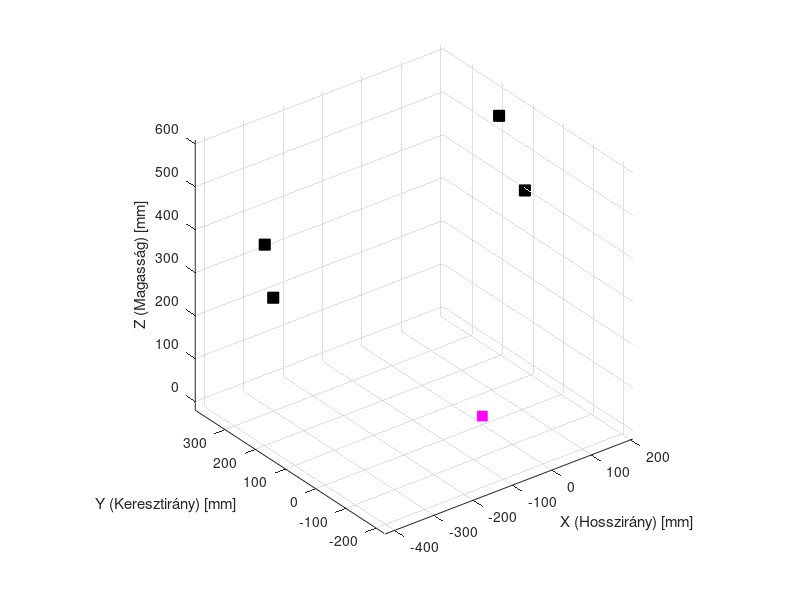

The MATLAB script that drew this image: (Note: this script raises an error after producing the figure.)

function base_program_doubleAArm_front_left_configurable_v3()
    clc; clear; close all;

    % =========================================================================
    % 0. SZIMULÁCIÓS MÓD KIVÁLASZTÁSA
    % =========================================================================
    % 'travel'   -> Rugóút sweep (-30mm-től +30mm-ig), kormányközép rögzítve
    % 'steering' -> Kormányzás sweep (fogasléc Y mozgás), kerékmagasság rögzítve
    % =========================================================================
    sim_mode = 'travel'; 

    % =========================================================================
    % 1. PONTOK DEFINIÁLÁSA (Eredeti koordináták)
    % =========================================================================
    wheel_radius = 360; % Első kerék sugár (mm)
    
    points = struct('name', {}, 'pos', {}, 'fixed', {});

    % Fix vázoldali pontok (Chassis)
    points(1).name  = 'Front left upper arm fore';    points(1).pos = [142.910, 130.958, 588.738];  points(1).fixed = true;
    points(2).name  = 'Front left upper arm aft';     points(2).pos = [-423.620, 168.674, 470.738];  points(2).fixed = true;
    
    % Mozgó csonkállvány oldali pontok (Upright) - Felső Gömbfej
    points(3).name  = 'Front left upper arm upright'; points(3).pos = [-51.340, 691.900, 521.820];  points(3).fixed = false;
    
    % Fix vázoldali pontok (Chassis)
    points(4).name  = 'Front left lower arm fore';    points(4).pos = [205.470, 126.962, 394.866];  points(4).fixed = true;
    points(5).name  = 'Front left lower arm aft';     points(5).pos = [-407.280, 161.941, 344.481];  points(5).fixed = true;
    
    % Mozgó csonkállvány oldali pontok (Upright) - Alsó Gömbfej
    points(6).name  = 'Front left lower arm upright'; points(6).pos = [-20.720, 746.210, 303.980];  points(6).fixed = false;
    
    % Kormányösszekötő pontok (Tie rod)
    points(7).name  = 'Front left tie rod chassis';   points(7).pos = [170.140, 130.958, 540.912];  points(7).fixed = true;
    points(8).name  = 'Front left tie rod upright';   points(8).pos = [25.017, 696.430, 481.810];  points(8).fixed = false;
    
    % Kerékközép (Wheel Center)
    points(9).name  = 'Front left wheel center';      points(9).pos = [0.000,    1660/2, 360.000];  points(9).fixed = false;

    points_orig = points;
    free_indices = [3, 6, 8, 9]; % Szabadon mozgó pontok indexei
    Z_ground_static = points_orig(9).pos(3) - wheel_radius; 

    % =========================================================================
    % 2. KÉNYSZEREK DEFINIÁLÁSA
    % =========================================================================
    constraints = {};
    
    % Lengőkarok fizikai hossza
    constraints{end+1} = @(p) norm(p(3).pos - p(1).pos) - norm(points_orig(3).pos - points_orig(1).pos); 
    constraints{end+1} = @(p) norm(p(3).pos - p(2).pos) - norm(points_orig(3).pos - points_orig(2).pos); 
    constraints{end+1} = @(p) norm(p(6).pos - p(4).pos) - norm(points_orig(6).pos - points_orig(4).pos); 
    constraints{end+1} = @(p) norm(p(5).pos - p(4).pos) * 0; 
    constraints{end+1} = @(p) norm(p(6).pos - p(5).pos) - norm(points_orig(6).pos - points_orig(5).pos); 
    constraints{end+1} = @(p) norm(p(8).pos - p(7).pos) - norm(points_orig(8).pos - points_orig(7).pos); 

    % Csonkállvány belső merev kényszerei
    upright_pts = [3, 6, 8, 9];
    pairs = nchoosek(upright_pts, 2);
    for k = 1:size(pairs, 1)
        idx1 = pairs(k,1); idx2 = pairs(k,2);
        constraints{end+1} = @(p) norm(p(idx2).pos - p(idx1).pos) - norm(points_orig(idx2).pos - points_orig(idx1).pos);
    end

    % =========================================================================
    % 3. ÜZEMMÓD SPECIFIKUS BEÁLLÍTÁSOK
    % =========================================================================
    if strcmp(sim_mode, 'travel')
        sweep_range = -30 : 2 : 30;
        xlbl =  'Rugóút [mm]';
        title_suffix = ' (Rugóút sweep)';
    elseif strcmp(sim_mode, 'steering')
        sweep_range = -25 : 1 : 25; 
        xlbl = 'Fogasléc elmozdulás [mm]';
        title_suffix = ' (Kormányzás sweep)';
    else
        error('Hibás sim_mode!');
    end
    
    num_steps = length(sweep_range);
    zero_step = find(sweep_range == 0, 1);

    % =========================================================================
    % 4. ANIMÁCIÓS ABLAK ELŐKÉSZÍTÉSE
    % =========================================================================
    fig3d = figure('Name', ['3D Animáció' title_suffix], 'WindowState', 'maximized');
    ax3d = axes('Parent', fig3d); hold(ax3d, 'on'); grid(ax3d, 'on'); view(ax3d, 3); axis(ax3d, 'equal');
    xlabel(ax3d, 'X (Hosszirány) [mm]'); ylabel(ax3d, 'Y (Keresztirány) [mm]'); zlabel(ax3d, 'Z (Magasság) [mm]');

    % Statikus vázpontok kirajzolása
    chassis_idx = [1, 2, 4, 5];
    for cp = chassis_idx
        plot3(ax3d, points_orig(cp).pos(1), points_orig(cp).pos(2), points_orig(cp).pos(3), 'ks', 'MarkerFaceColor', 'k', 'MarkerSize', 8);
    end

    h_upper   = plot3(ax3d, [0 0 0], [0 0 0], [0 0 0], 'b-', 'LineWidth', 2.5);
    h_lower   = plot3(ax3d, [0 0 0], [0 0 0], [0 0 0], 'r-', 'LineWidth', 2.5);
    h_tierod  = plot3(ax3d, [0 0], [0 0], [0 0], 'm-', 'LineWidth', 2);
    h_rack_pt = plot3(ax3d, 0, 0, 0, 'ms', 'MarkerFaceColor', 'm', 'MarkerSize', 7);
    h_upright = plot3(ax3d, zeros(1,5), zeros(1,5), zeros(1,5), 'k-', 'LineWidth', 3);
    h_kp_line = plot3(ax3d, [0 0], [0 0], [0 0], 'c--', 'LineWidth', 1.5);
    h_wheel   = plot3(ax3d, zeros(1,21), zeros(1,21), zeros(1,21), 'g-', 'LineWidth', 3);

    % =========================================================================
    % 5. MEGOLDÓ CIKLUSOK (LSQNONLIN)
    % =========================================================================
    Results.Camber       = zeros(num_steps, 1);
    Results.Toe          = zeros(num_steps, 1);
    Results.RC_Z         = zeros(num_steps, 1);
    Results.HalfTrack    = zeros(num_steps, 1);
    Results.Caster       = zeros(num_steps, 1);
    Results.KPI          = zeros(num_steps, 1);
    Results.Scrub        = zeros(num_steps, 1);
    Results.Trail        = zeros(num_steps, 1);
    Results.LeverArm     = zeros(num_steps, 1); 
    Results.LeverArmAngle= zeros(num_steps, 1); % ÚJ: Szögtároló vektor

    computed_positions = cell(num_steps, 1);
    options = optimoptions('lsqnonlin', 'Display', 'off', 'MaxIterations', 1000, 'FunctionTolerance', 1e-12);

    current_x = [];
    for i = free_indices, current_x = [current_x, points_orig(i).pos]; end

    % Pozitív sweep
    for step = zero_step : num_steps
        pts_base = points_orig;
        if strcmp(sim_mode, 'travel')
            target_z = points_orig(9).pos(3) + sweep_range(step);
        else
            target_z = points_orig(9).pos(3); 
            pts_base(7).pos(2) = points_orig(7).pos(2) + sweep_range(step); 
        end
        [current_x, ~] = lsqnonlin(@(x) compute_residuals(x, pts_base, constraints, free_indices, target_z), current_x, [], [], options);
        pts_step = pts_base; idx = 1;
        for i = free_indices, pts_step(i).pos = current_x(idx:idx+2); idx = idx + 3; end
        computed_positions{step} = pts_step;
    end

    % Negatív sweep
    current_x = [];
    for i = free_indices, current_x = [current_x, points_orig(i).pos]; end
    for step = zero_step-1 : -1 : 1
        pts_base = points_orig;
        if strcmp(sim_mode, 'travel')
            target_z = points_orig(9).pos(3) + sweep_range(step);
        else
            target_z = points_orig(9).pos(3);
            pts_base(7).pos(2) = points_orig(7).pos(2) + sweep_range(step); 
        end
        [current_x, ~] = lsqnonlin(@(x) compute_residuals(x, pts_base, constraints, free_indices, target_z), current_x, [], [], options);
        pts_step = pts_base; idx = 1;
        for i = free_indices, pts_step(i).pos = current_x(idx:idx+2); idx = idx + 3; end
        computed_positions{step} = pts_step;
    end

    % =========================================================================
    % 6. POST-PROCESSING ÉS ÚJ SZÖGSZÁMÍTÁS
    % =========================================================================
    A_static = zeros(3, 4);
    for ii = 1:4, A_static(:, ii) = points_orig(upright_pts(ii)).pos'; end
    muA = mean(A_static, 2); initial_normal = [0; 1; 0]; 

    for step = 1:num_steps
        pts_curr = computed_positions{step};
        WC = pts_curr(9).pos';
        
        B_curr = zeros(3, 4);
        for ii = 1:4, B_curr(:, ii) = pts_curr(upright_pts(ii)).pos'; end
        muB = mean(B_curr, 2); H = (A_static - muA) * (B_curr - muB)';
        [U, ~, V] = svd(H); R = V * U';
        if det(R) < 0, R = V * diag([1, 1, -1]) * U'; end
        unit_normal = R * initial_normal;
        
        Results.Camber(step) = -rad2deg(atan2(unit_normal(3), unit_normal(2)));
        Results.Toe(step)    = -rad2deg(atan2(unit_normal(1), unit_normal(2)));
        Results.HalfTrack(step) = WC(2) - points_orig(9).pos(2);
        
        u_kp = (pts_curr(3).pos - pts_curr(6).pos)'; u_kp = u_kp / norm(u_kp);
        if u_kp(3) < 0, u_kp = -u_kp; end 
        Results.Caster(step) = rad2deg(atan2(-u_kp(1), u_kp(3)));
        Results.KPI(step)    = rad2deg(atan2(-u_kp(2), u_kp(3)));
        
        t_ground = (Z_ground_static - pts_curr(6).pos(3)) / u_kp(3);
        P_ground = pts_curr(6).pos' + t_ground * u_kp;
        Results.Scrub(step) = WC(2) - P_ground(2);
        Results.Trail(step) = P_ground(1) - WC(1);
        
        % -----------------------------------------------------------------
        %  ÚJ GEOMETRIAI SZÁMÍTÁSOK: LEVER ARM VEKTOR ÉS JÁRMŰ SÍKJA
        % -----------------------------------------------------------------
        A_kp = pts_curr(6).pos; % Alsó KPI gömbfej
        B_kp = pts_curr(3).pos; % Felső KPI gömbfej
        P_tr = pts_curr(8).pos; % Kormányösszekötő gömbfej a csonkállványon
        
        v_line = B_kp - A_kp;   % Kingpin egyenes irányvektora
        w_vec  = P_tr - A_kp;   % Vektor az alsó pontból a kormánykar végébe
        
        % Merőleges vetítéssel megkeressük a valódi 3D-s kormánykar vektort
        proj_vec = (dot(w_vec, v_line) / dot(v_line, v_line)) * v_line;
        lever_arm_vec = w_vec - proj_vec; 
        
        % 1. Fizikai hossz (norma)
        Results.LeverArm(step) = norm(lever_arm_vec);
        
        % 2. Bezárt szög a hosszanti síkkal (X-Z sík, aminek a normálisa az Y:[0,1,0])
        % Képlet: szög = asind( Vektor_Y / Vektor_Norma )
        Results.LeverArmAngle(step) = asind(lever_arm_vec(2) / norm(lever_arm_vec));
        % -----------------------------------------------------------------

        % Roll Center
        v_u = pts_curr(2).pos - pts_curr(1).pos; t_u = dot(pts_curr(3).pos - pts_curr(1).pos, v_u) / dot(v_u, v_u); Pivot_u = pts_curr(1).pos + t_u * v_u;
        v_l = pts_curr(5).pos - pts_curr(4).pos; t_l = dot(pts_curr(6).pos - pts_curr(4).pos, v_l) / dot(v_l, v_l); Pivot_l = pts_curr(4).pos + t_l * v_l;
        Pu1 = Pivot_u(2:3); Pu2 = pts_curr(3).pos(2:3); Pl1 = Pivot_l(2:3); Pl2 = pts_curr(6).pos(2:3);
        mu_slope = (Pu2(2) - Pu1(2)) / (Pu2(1) - Pu1(1)); ml_slope = (Pl2(2) - Pl1(2)) / (Pl2(1) - Pl1(1));
        Y_ic = (Pl1(2) - Pu1(2) + mu_slope*Pu1(1) - ml_slope*Pl1(1)) / (mu_slope - ml_slope);
        m_rc = (Pu1(2) + mu_slope * (Y_ic - Pu1(1)) - Z_ground_static) / (Y_ic - WC(2));
        Results.RC_Z(step) = Z_ground_static - m_rc * WC(2);

        % Animáció frissítése
        set(h_upper, 'XData', [pts_curr(1).pos(1), pts_curr(3).pos(1), pts_curr(2).pos(1)], 'YData', [pts_curr(1).pos(2), pts_curr(3).pos(2), pts_curr(2).pos(2)], 'ZData', [pts_curr(1).pos(3), pts_curr(3).pos(3), pts_curr(2).pos(3)]);
        set(h_lower, 'XData', [pts_curr(4).pos(1), pts_curr(6).pos(1), pts_curr(5).pos(1)], 'YData', [pts_curr(4).pos(2), pts_curr(6).pos(2), pts_curr(5).pos(2)], 'ZData', [pts_curr(4).pos(3), pts_curr(6).pos(3), pts_curr(5).pos(3)]);
        set(h_tierod, 'XData', [pts_curr(7).pos(1), pts_curr(8).pos(1)], 'YData', [pts_curr(7).pos(2), pts_curr(8).pos(2)], 'ZData', [pts_curr(7).pos(3), pts_curr(8).pos(3)]);
        set(h_rack_pt, 'XData', pts_curr(7).pos(1), 'YData', pts_curr(7).pos(2), 'ZData', pts_curr(7).pos(3));
        set(h_upright, 'XData', [pts_curr(3).pos(1), pts_curr(6).pos(1), pts_curr(8).pos(1), pts_curr(9).pos(1), pts_curr(3).pos(1)], 'YData', [pts_curr(3).pos(2), pts_curr(6).pos(2), pts_curr(8).pos(2), pts_curr(9).pos(2), pts_curr(3).pos(2)], 'ZData', [pts_curr(3).pos(3), pts_curr(6).pos(3), pts_curr(8).pos(3), pts_curr(9).pos(3), pts_curr(3).pos(3)]);
        set(h_kp_line, 'XData', [pts_curr(3).pos(1), P_ground(1)], 'YData', [pts_curr(3).pos(2), P_ground(2)], 'ZData', [pts_curr(3).pos(3), P_ground(3)]);
        ang = linspace(0, 2*pi, 21); wheel_circ = zeros(3, 21);
        for a = 1:21, wheel_circ(:, a) = WC + R * [cos(ang(a))*wheel_radius; 0; sin(ang(a))*wheel_radius]; end
        set(h_wheel, 'XData', wheel_circ(1,:), 'YData', wheel_circ(2,:), 'ZData', wheel_circ(3,:));
        drawnow; pause(0.002);
    end

    % =========================================================================
    % 7. DIAGRAMOK PLOTOLÁSA
    % =========================================================================
    figure('Name', ['Alap Kinematika' title_suffix], 'WindowState', 'maximized');
    subplot(2,2,1); plot(sweep_range, Results.Camber, 'b', 'LineWidth', 2); grid on; title('Kerékdőlés'); xlabel(xlbl); ylabel('Kerékdőlés (deg)');
    subplot(2,2,2); plot(sweep_range, Results.Toe, 'r', 'LineWidth', 2); grid on; title('Kerékszög'); xlabel(xlbl); ylabel('Kerékszög (deg)');
    % subplot(2,2,3); plot(sweep_range, Results.RC_Z, 'k', 'LineWidth', 2); grid on; title('Kinematic Roll Center Z'); xlabel(xlbl); ylabel('Height (mm)');
    % subplot(2,2,4); plot(sweep_range, Results.HalfTrack, 'm', 'LineWidth', 2); grid on; title('Half-Track Change'); xlabel(xlbl); ylabel('\Delta Y (mm)');
    
    figure('Name', ['Kormány Geometria' title_suffix], 'WindowState', 'maximized');
    subplot(2,2,1); plot(sweep_range, Results.Caster, 'g', 'LineWidth', 2); grid on; title('Csaphátradőlés'); xlabel(xlbl); ylabel('Csaphátradőlés (deg)');
    subplot(2,2,2); plot(sweep_range, Results.KPI, 'c', 'LineWidth', 2); grid on; title('Csapterpesztés'); xlabel(xlbl); ylabel('Csapterpesztés (deg)');
    subplot(2,2,3); plot(sweep_range, Results.Scrub, 'b', 'LineWidth', 2); grid on; title('Kormánylegördülési sugár'); xlabel(xlbl); ylabel('Kormánylegördülési sugár (mm)');
    subplot(2,2,4); plot(sweep_range, Results.Trail, 'r', 'LineWidth', 2); grid on; title('Mechanikai Utánfutás'); xlabel(xlbl); ylabel('Mechanikai Utánfutás (mm)');

    % --- FIGURE 4: KORMÁNYKAR GEOMETRIAI ADATAI (OSZTOTT) ---
    figure('Name', ['Kormánykar Komplett Analízis' title_suffix], 'WindowState', 'maximized');
    
    % 4/1: Kar hossza
    subplot(1,2,1);
    plot(sweep_range, Results.LeverArm, 'b-', 'LineWidth', 2.5); grid on;
    title('Kormánykar térbeli fizikai hossza'); xlabel(xlbl); ylabel('Karhossz [mm]');
    mean_lever = mean(Results.LeverArm);
    if max(Results.LeverArm) - min(Results.LeverArm) < 1e-3
        ylim([mean_lever - 15, mean_lever + 15]);
    end
    text(mean(sweep_range), mean_lever + 4, sprintf('Statikus hossz: %.2f mm', mean_lever), 'FontWeight', 'bold', 'Color', 'b', 'HorizontalAlignment', 'center');

    % 4/2: Kar szöge a hosszanti síkkal
    subplot(1,2,2);
    plot(sweep_range, Results.LeverArmAngle, 'r-', 'LineWidth', 2.5); grid on;
    title('Kormánykar szöge a hosszanti (X-Z) felezősíkkal'); xlabel(xlbl); ylabel('Bezárt szög [fok]');
    mean_angle = mean(Results.LeverArmAngle);
    
    % Statikus szög kiírása
    text(mean(sweep_range), mean_angle + (max(Results.LeverArmAngle)-min(Results.LeverArmAngle)+1)*0.2, ...
         sprintf('Statikus szög: %.2f°', Results.LeverArmAngle(zero_step)), 'FontWeight', 'bold', 'Color', 'r', 'HorizontalAlignment', 'center');
end

function residuals = compute_residuals(x_free, points_base, constraints, free_indices, target_z9)
    pts = points_base; k = 1;
    for idx = free_indices, pts(idx).pos = x_free(k : k+2); k = k + 3; end
    residuals = zeros(length(constraints) + 1, 1);
    for c = 1 : length(constraints), residuals(c) = constraints{c}(pts); end
    residuals(end) = pts(9).pos(3) - target_z9;
end
